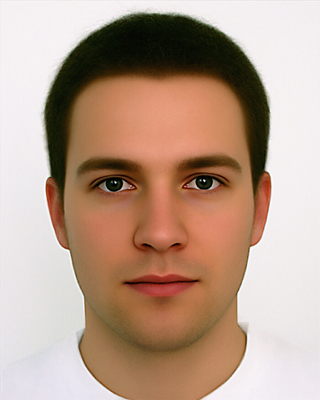
#> input picture eye/image.jpg, 320 x 400 px, given in place of the camera
$ python track.py 5
#> lines starting #> are read from the running program, lines starting #| are printed output that depends on the picture; after the words box and inside, x2 and y2 are one past the last pixel; in counts of white or black regions, pixels touching at a corner belong together
#> in main, frame is the input picture: shape (400, 320, 3); mean B, G, R 140.9, 158, 184.4
import sys
import cv2
import numpy as np
from time import time_ns

# init part
face_cascade = cv2.CascadeClassifier('haarcascade_frontalface_default.xml')
eye_cascade = cv2.CascadeClassifier('haarcascade_eye.xml')
detector_params = cv2.SimpleBlobDetector_Params()
detector_params.filterByArea = True
detector_params.maxArea = 1500
detector = cv2.SimpleBlobDetector_create(detector_params)


def detect_faces(img, cascade):
    gray_frame = cv2.cvtColor(img, cv2.COLOR_BGR2GRAY)
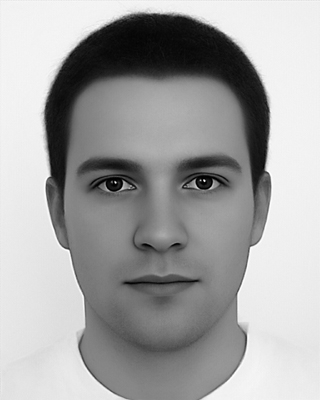
#> gray_frame: shape (400, 320); min 0, max 255, mean 164
    coords = cascade.detectMultiScale(gray_frame, 1.3, 5)
#> coords = [[43, 90, 229, 229]]
    if len(coords) > 1:
        biggest = (0, 0, 0, 0)
        for i in coords:
            if i[3] > biggest[3]:
                biggest = i
        biggest = np.array([i], np.int32)
    elif len(coords) == 1:
        biggest = coords
#> biggest = [[43, 90, 229, 229]]
    else:
        return None
    for (x, y, w, h) in biggest:
        frame = img[y:y + h, x:x + w]
#> this loop made 1 pass
#> pass 1, in detect_faces, `frame = img[y:y + h, x:x + w]`:
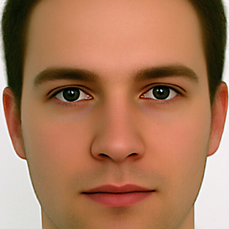
#> frame: shape (229, 229, 3); mean B, G, R 90, 120, 169
    return frame


def detect_eyes(img, cascade):
    gray_frame = cv2.cvtColor(img, cv2.COLOR_BGR2GRAY)
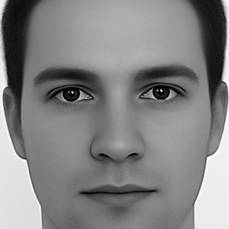
#> gray_frame: shape (229, 229); min 0, max 255, mean 131.2
    eyes = cascade.detectMultiScale(gray_frame, 1.3, 5)  # detect eyes
#> eyes = [[38, 65, 57, 57], [132, 66, 53, 53]]
    width = np.size(img, 1)  # get face frame width
#> width = 229
    height = np.size(img, 0)  # get face frame height
#> height = 229
    left_eye = None
    right_eye = None
    for (x, y, w, h) in eyes:
        if y > height / 2:
            pass
        eyecenter = x + w / 2  # get the eye center
        if eyecenter < width * 0.5:
            left_eye = img[y:y + h, x:x + w]
        else:
            right_eye = img[y:y + h, x:x + w]
#> this loop made 2 passes
#> (x, y, w, h, eyecenter) on passes 1 to 2: (38, 65, 57, 57, 66.5), (132, 66, 53, 53, 158.5)
#> pass 1, in detect_eyes, `left_eye = img[y:y + h, x:x + w]`:
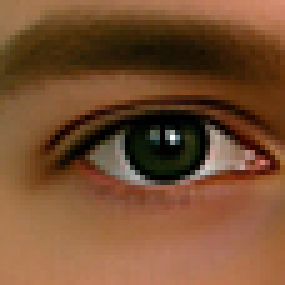
#> left_eye: shape (57, 57, 3) (shown 5 times larger); mean B, G, R 49.1, 78.8, 119.8
    return left_eye, right_eye


def cut_eyebrows(img):
    height, width = img.shape[:2]
#> height = 57; width = 57
    eyebrow_h = int(height / 4)
#> eyebrow_h = 14
    img = img[eyebrow_h:height, 0:width]  # cut eyebrows out (15 px)

    return img


def blob_process(img, threshold, detector):
#> called with threshold = 0
    gray_frame = cv2.cvtColor(img, cv2.COLOR_BGR2GRAY)
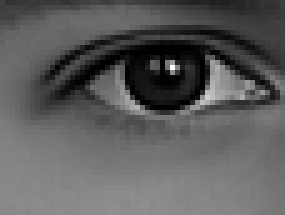
#> gray_frame: shape (43, 57) (shown 5 times larger); min 0, max 254, mean 92.4
    _, img = cv2.threshold(gray_frame, threshold, 255, cv2.THRESH_BINARY)
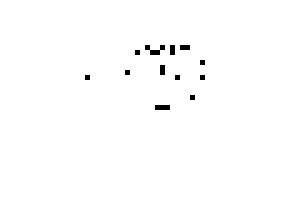
#> img: shape (43, 57) (shown 5 times larger); 99.2% white; black in thin lines or dots, all inside (x1, y1, x2, y2) = (17, 9, 41, 22)
    img = cv2.erode(img, None, iterations=2)
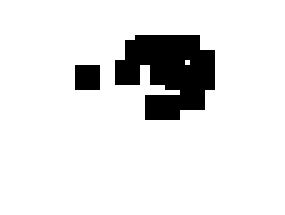
#> img: shape (43, 57) (shown 5 times larger); 89.4% white; 2 black regions, box (x1, y1, x2, y2) and area: (23, 7, 43, 24) 235, (15, 13, 20, 18) 25
    img = cv2.dilate(img, None, iterations=4)
#> img: shape (43, 57); every value is 255
    img = cv2.medianBlur(img, 5)
    keypoints = detector.detect(img)
#> keypoints = ()
    # print(keypoints)
    return keypoints


def nothing(x):
    pass


def main(n):
    current_time = None
    current_buffer = 0
    buffer = 1
    watch_time_total_ns = 0
    cap = cv2.VideoCapture(0)
    cv2.namedWindow('image')
    cv2.createTrackbar('threshold', 'image', 0, 255, nothing)
    ad_length = n  # 3 minutes
    ad_end = time_ns() + (ad_length * 1000000000)
    while time_ns() < ad_end:
        _, frame = cap.read()
        face_frame = detect_faces(frame, face_cascade)
        if face_frame is not None:
            eyes = detect_eyes(face_frame, eye_cascade)
            for eye in eyes:
                if eye is not None:
                    if not current_time:
                        start_time = time_ns()
                    current_time = time_ns()
                    threshold = r = cv2.getTrackbarPos('threshold', 'image')
                    eye = cut_eyebrows(eye)
                    keypoints = blob_process(eye, threshold, detector)
#> keypoints = ()
                    cv2.drawKeypoints(eye, keypoints, eye, (0, 0, 255), cv2.DRAW_MATCHES_FLAGS_DRAW_RICH_KEYPOINTS)
            if eyes == [None, None]:
                current_buffer += 1
                if current_buffer == buffer:
                    current_buffer = 0
                    watch_time_total_ns += current_time - start_time
                    print("Total watch time is {} seconds".format(watch_time_total_ns/1000000000))
                    current_time = None
        cv2.imshow('image', frame)
        if cv2.waitKey(1) & 0xFF == ord('q'):
#> (key q is pressed here)
            break
    watch_time_total_ns += current_time - start_time
    cap.release()
    cv2.destroyAllWindows()
    print("User attended to the ad for {} seconds".format(watch_time_total_ns/1000000000))


if __name__ == "__main__":
    if sys.argv:
        ad_time = int(sys.argv[1])
    else:
        ad_time = 10
    main(ad_time)
